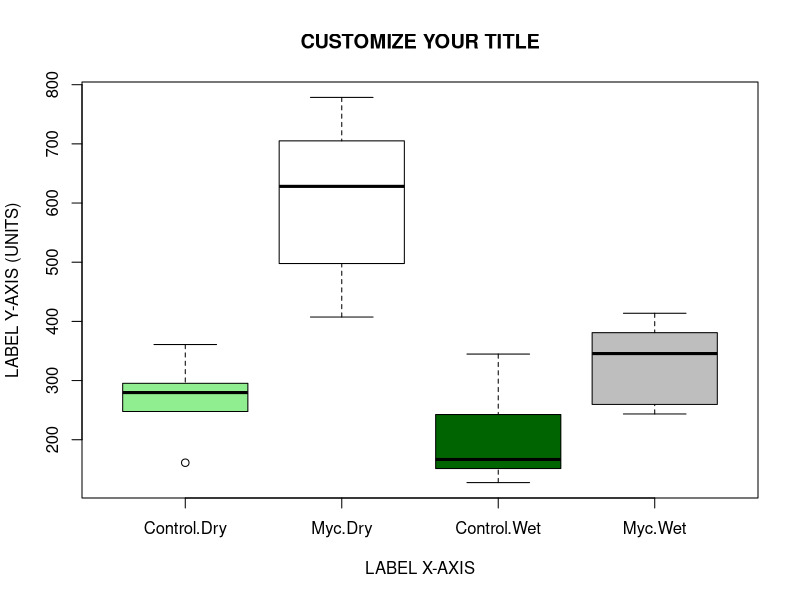
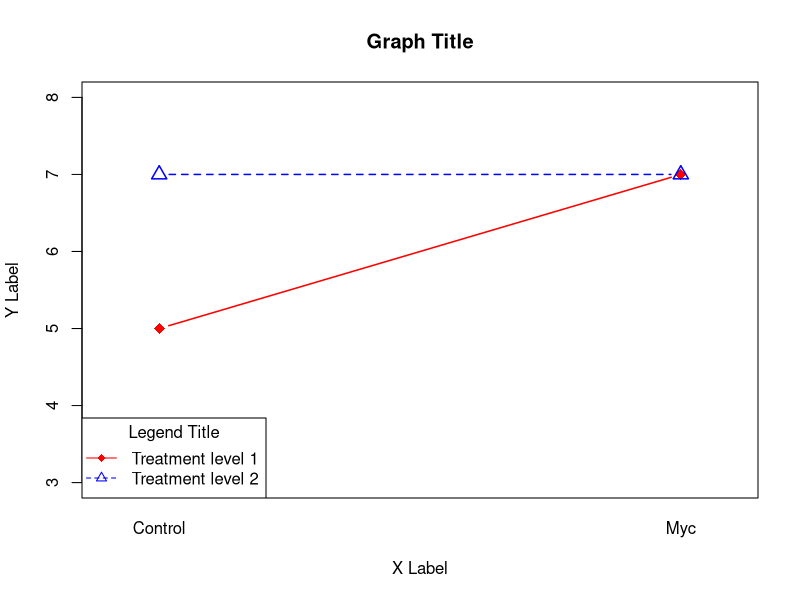

These charts were generated, in order, by the following R code:
## ---- chunk 1
P2_myc_data <- read.csv(file="P2_myc_data_EXAMPLE.csv")   # The real data will be "P2_myc_data.csv"
## ---- chunk 2
boxplot(Aboveground_biomass ~ Myc_treatment*H2O_treatment, data = P2_myc_data,     
      col=(c("lightgreen","white", "darkgreen", "grey")),   # greens = mycorrhizae, white/grey = no myc.
      main="CUSTOMIZE YOUR TITLE", xlab="LABEL X-AXIS", ylab="LABEL Y-AXIS (UNITS)")
## ---- chunk 3
interaction.plot(P2_myc_data$Myc_treatment, P2_myc_data$H2O_treatment, P2_myc_data$LeafNumber_t35,
                 type="b", col=c("red","blue"), lty=c(1,2), lwd = 1.5, 
                 pch=c(18,24), cex = 1.5, ylim = c(3,8),
                 xlab="X Label", legend=FALSE, ylab="Y Label", main="Graph Title")
legend("bottomleft", c("Treatment level 1","Treatment level 2"), 
       col=c("red","blue"), lty=c(1,2), pch=c(18,24), title="Legend Title")
